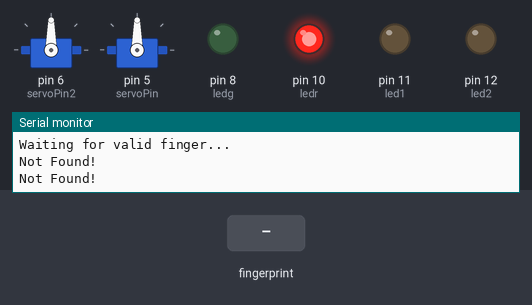
Bench run of a sketch on a simulated Arduino Leonardo, built with avr-gcc and run on an emulated ATmega32U4. Parts: 2 × servo, output pins drawn as LEDs (lit = HIGH), the last lines printed to the serial monitor. The inputs (shaded band) are chosen by the test bench.

Above: at 2.2 s.
2.3 s: finger stored as number 1 placed on the sensor
At 3.3 s:
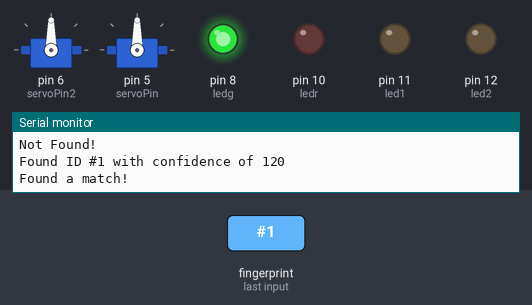
4.9 s: finger stored as number 1 placed on the sensor
At 6.2 s:
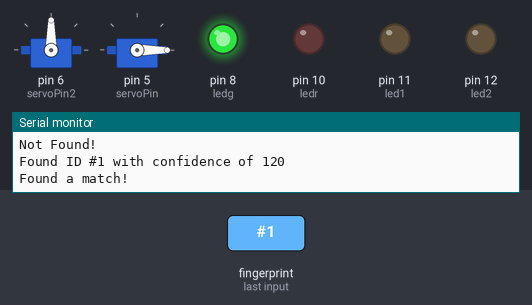
At 6.8 s:
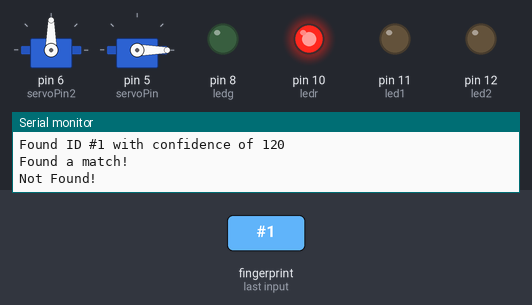
Timing chart, 0 to 8.3 s (numbered marks = the images above; inputs shaded):
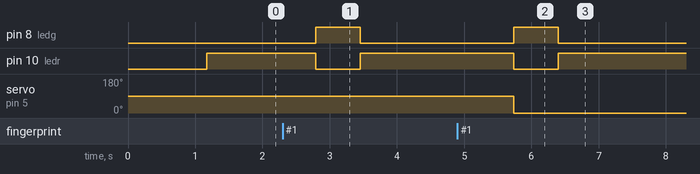

Measured:
- after the input at 2.3 s, pin 8 (ledg): LOW → HIGH after 0.50 s, → LOW 0.66 s later; pin 10 (ledr): HIGH → LOW after 0.50 s, → HIGH 0.66 s later
- after the input at 4.9 s, pin 8 (ledg): LOW → HIGH after 0.84 s, → LOW 0.66 s later; pin 10 (ledr): HIGH → LOW after 0.84 s, → HIGH 0.66 s later; servo on pin 5 (servoPin): 90° → 0° after 0.84 s

The sketch:

HOMEAUTOMATION_SMART_SECURITY_02.ino
```cpp
#include <Adafruit_Fingerprint.h>
#include <SoftwareSerial.h>
#include <Servo.h>
SoftwareSerial mySerialblue(0, 1); // RX, TX

int led1 = 11;
int led2 = 12;
int set=LOW;

int getFingerprintIDez();
int ledg = 8;
int ledr =10;
int servoPin = 5;
Servo Servo2;

int servoPin2 = 6;
Servo Servo1;

// pin #2 is IN from sensor (GREEN wire)
// pin #3 is OUT from arduino  (WHITE wire)
SoftwareSerial mySerial(2, 3);
Adafruit_Fingerprint finger = Adafruit_Fingerprint(&mySerial);

// On Leonardo/Micro or others with hardware serial, use those! #0 is green wire, #1 is white
//Adafruit_Fingerprint finger = Adafruit_Fingerprint(&Serial1);

void setup()
{

  while (!Serial);  // For Yun/Leo/Micro/Zero/...

  Serial.begin(9600);
  Serial.println("Adafruit finger detect test");
  pinMode(ledg, OUTPUT);
  pinMode(ledr, OUTPUT);

  pinMode(led1, OUTPUT);
  pinMode(led2, OUTPUT);
  Servo1.attach(servoPin2);
  Servo2.attach(servoPin);
  // set the data rate for the sensor serial port
  finger.begin(57600);

  if (finger.verifyPassword()) {
    Serial.println("Found fingerprint sensor!");
  } else {
    Serial.println("Did not find fingerprint sensor :(");
    while (1);
  }
  Serial.println("Waiting for valid finger...");
}

void loop()                     // run over and over again
{

  if(Serial.available() > 0)  // Send data only when you receive data:
  {
    Serial.print("found");
    int data = Serial.read();
    Serial.print(data);
    Serial.println("");
    bluetooth(data);

  }

   delay(100);


  int a= getFingerprintIDez();
  if (a == -1) {
    Serial.println("Not Found!");
    digitalWrite(ledr, HIGH);
    digitalWrite(ledg, LOW);
    //Servo2.write(0);
  } else{

    Serial.println("Found a match!");
    digitalWrite(ledg, HIGH);
    digitalWrite(ledr, LOW);
    if (set == LOW){
      Servo2.write(90);
      set = HIGH;
    }else {
       Servo2.write(0);
      set = LOW;
      }
    }

  delay(500);            //don't ned to run this at full speed.
}

uint8_t getFingerprintID() {
  uint8_t p = finger.getImage();
  switch (p) {
    case FINGERPRINT_OK:
      Serial.println("Image taken");
      break;
    case FINGERPRINT_NOFINGER:
      Serial.println("No finger detected");
      return p;
    case FINGERPRINT_PACKETRECIEVEERR:
      Serial.println("Communication error");
      return p;
    case FINGERPRINT_IMAGEFAIL:
      Serial.println("Imaging error");
      return p;
    default:
      Serial.println("Unknown error");
      return p;
  }

  // OK success!

  p = finger.image2Tz();
  switch (p) {
    case FINGERPRINT_OK:
      Serial.println("Image converted");
      break;
    case FINGERPRINT_IMAGEMESS:
      Serial.println("Image too messy");
      return p;
    case FINGERPRINT_PACKETRECIEVEERR:
      Serial.println("Communication error");
      return p;
    case FINGERPRINT_FEATUREFAIL:
      Serial.println("Could not find fingerprint features");
      return p;
    case FINGERPRINT_INVALIDIMAGE:
      Serial.println("Could not find fingerprint features");
      return p;
    default:
      Serial.println("Unknown error");
      return p;
  }

  // OK converted!
  p = finger.fingerFastSearch();
  if (p == FINGERPRINT_OK) {
    Serial.println("Found a print match!");
  } else if (p == FINGERPRINT_PACKETRECIEVEERR) {
    Serial.println("Communication error");
    return p;
  } else if (p == FINGERPRINT_NOTFOUND) {
    Serial.println("Did not find a match");
    return p;
  } else {
    Serial.println("Unknown error");
    return p;
  }

  // found a match!
  Serial.print("Found ID #"); Serial.print(finger.fingerID);
  Serial.print(" with confidence of "); Serial.println(finger.confidence);
}

// returns -1 if failed, otherwise returns ID #
int getFingerprintIDez() {
  uint8_t p = finger.getImage();
  if (p != FINGERPRINT_OK)  return -1;

  p = finger.image2Tz();
  if (p != FINGERPRINT_OK)  return -1;

  p = finger.fingerFastSearch();
  if (p != FINGERPRINT_OK)  return -1;

  // found a match!
  Serial.print("Found ID #"); Serial.print(finger.fingerID);
  Serial.print(" with confidence of "); Serial.println(finger.confidence);

  return finger.fingerID;

}


// Bluetooth Work

  int bluetooth(int d){


    if(d == 255){

      digitalWrite(led1, HIGH);

    }
    else if(d == 241) {
      digitalWrite(led1, LOW);
    }

    else if(d == 225) {
      digitalWrite(led2, HIGH);
    }

    else if(d == 33) {
      digitalWrite(led2, LOW);
    }

    else if(d == 97) {
      digitalWrite(led2, LOW);
    }

    else if(d == 141) {
      Servo1.write(180);
    }

    else if(d == 13) {
      Servo1.write(0);
    }


    }
```
